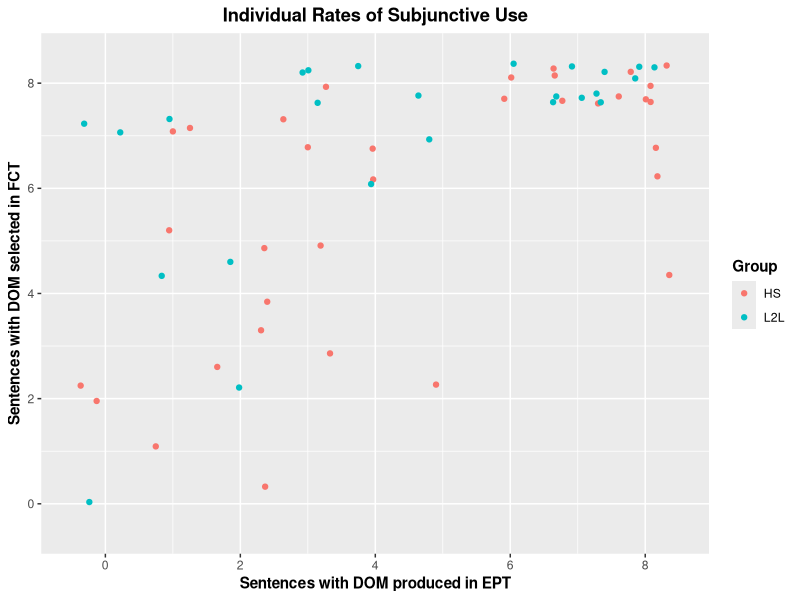

Write R code to recreate this figure.
library(tidyverse)


# Load and prepare data
## EPT
HS_EPT <- read_csv("./CSV Files/Adult HS/Adult HS Subjunctive EPT.csv") %>% 
  filter(Short_Prop == "Intensional") %>% 
  mutate(Group = "HS",
         Task = "SCT")

L2L_EPT <- read_csv("./CSV Files/Adult L2L/Adult L2L Subjunctive EPT.csv") %>% 
  filter(Short_Prop == "Intensional") %>% 
  mutate(Group = "L2L",
         Task = "SCT")

library(tidyverse)


# Load and prepare data
## EPT
HS_EPT <- read_csv("./CSV Files/Adult HS/Adult HS Subjunctive EPT.csv") %>% 
  filter(Short_Prop == "Intensional") %>% 
  mutate(Group = "HS",
         Task = "SCT")

L2L_EPT <- read_csv("./CSV Files/Adult L2L/Adult L2L Subjunctive EPT.csv") %>% 
  filter(Short_Prop == "Intensional") %>% 
  mutate(Group = "L2L",
         Task = "SCT")


## FCT
HS_FCT <- read_csv("./CSV Files/Adult HS/Adult HS Subjunctive FCT.csv") %>% 
  filter(Short_Prop == "Intensional") %>% 
  mutate(Group = "HS",
         Task = "MRT")

L2L_FCT <- read_csv("./CSV Files/Adult L2L/Adult L2L Subjunctive FCT.csv") %>% 
  filter(Short_Prop == "Intensional") %>% 
  mutate(Group = "L2L",
         Task = "MRT")


## Join datasets
EPT <- rbind(HS_EPT, L2L_EPT)
FCT <- rbind(HS_FCT, L2L_FCT)


# Create dataframe for graph
EPT_Pivoted <- EPT %>%
  filter(!is.na(Mood_Use)) %>%
  group_by(Part_ID, Group) %>%
  summarize(Subj_Production = sum(Mood_Use))

FCT_Pivoted <- FCT %>%
  filter(!is.na(Mood_Use)) %>%
  group_by(Part_ID, Group) %>%
  summarize(Subj_Selection = sum(Mood_Use))

Aggregate = left_join(EPT_Pivoted, FCT_Pivoted, by = "Part_ID", "Group") %>% 
  mutate(Sum = (Subj_Production + Subj_Selection))
Aggregate$Group.x <- factor(Aggregate$Group.x, levels = c("HS", "L2L"))


# Generate graph
Aggregate %>% 
  ggplot(aes(x = Subj_Production, y = Subj_Selection, color = Group.x)) +
  geom_jitter() +
  scale_x_continuous(breaks = seq (0, 8, 2),
                     limits = c(-0.5, 8.5)) +
  scale_y_continuous(breaks = seq (0, 8, 2),
                     limits = c(-0.5, 8.5)) +
  labs(x = "Sentences with DOM produced in EPT", y = "Sentences with DOM selected in FCT", title = "Individual Rates of Subjunctive Use", color = "Group") +
  theme(axis.title = element_text(face = "bold"),
        plot.title = element_text(hjust = 0.5, face = "bold"),
        legend.title = element_text(face = "bold"),
        strip.text = element_text(face = "bold", size = 10))
